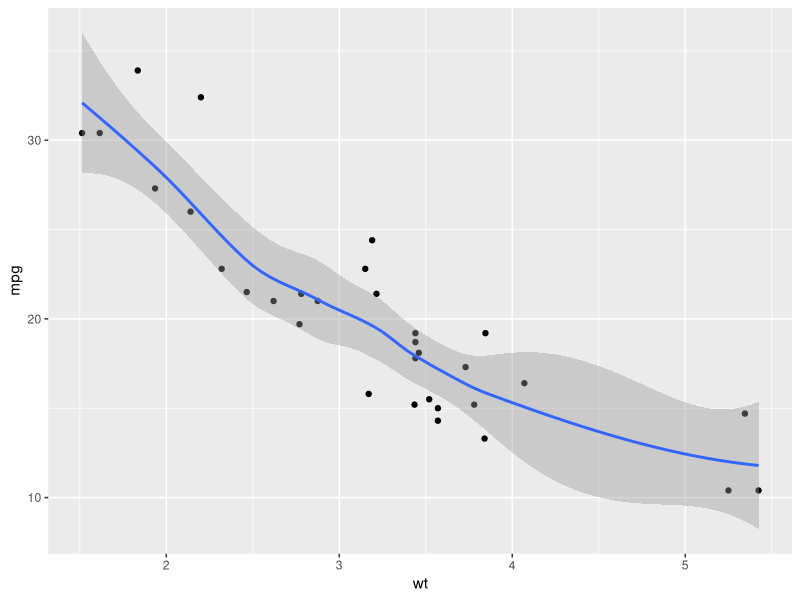
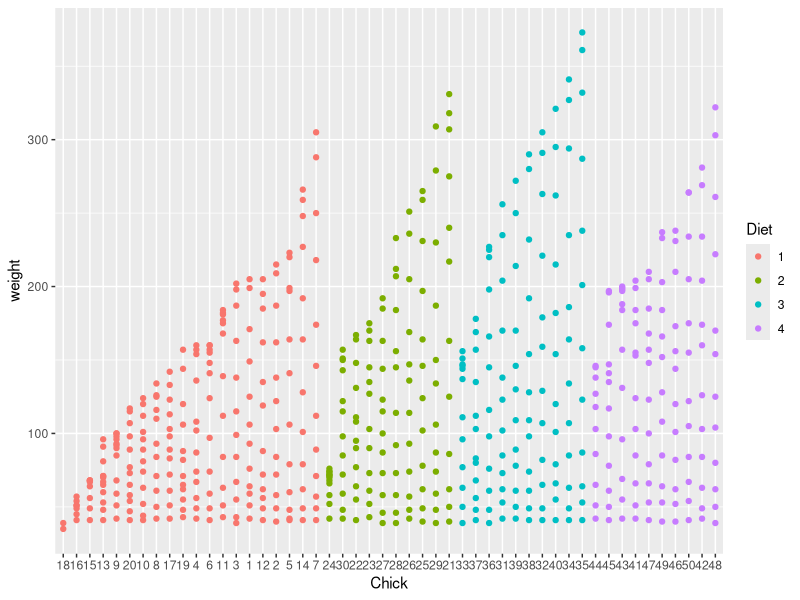
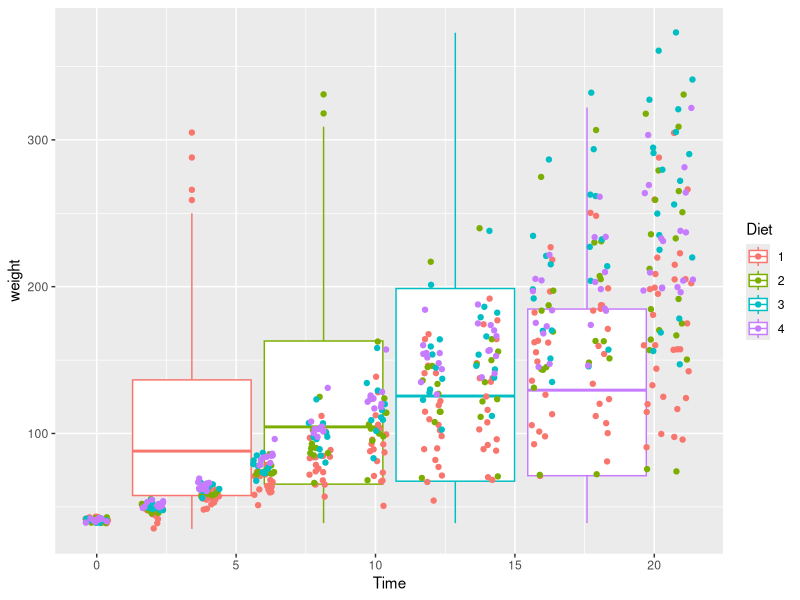

These charts were generated, in order, by the following R code:
## ---- chunk 1
# Check the available datasets
data()
# Import ggplot2 library for qplot
library(ggplot2)
## ---- chunk 2
# Import mtcars dataset
data("mtcars")
df <- mtcars[, c("mpg", "cyl", "disp", 'wt')]
head(df)
# Plotting for the mtcars2 for the effect weight has on the efficiency of the car
qplot(wt, mpg, data=mtcars, geom = c("point", "smooth"))
## ---- chunk 3
# 2nd attempt with a different dataset
# Plotting to differentiate the effects of different diets on the weight of the chick with time
data("ChickWeight")
df_chick <- ChickWeight[, c("Chick", "weight", "Time", "Diet")]
head(df_chick)
qplot(Chick, weight, data=df_chick, color=Diet)
qplot(Time, weight, data=df_chick, geom=c("boxplot", "jitter"), color=Diet)
